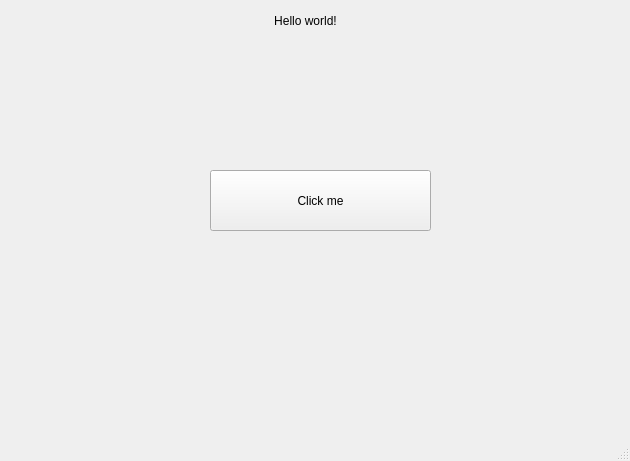
<?xml version="1.0" encoding="UTF-8"?>
<ui version="4.0">
 <class>MainWindow</class>
 <widget class="QMainWindow" name="MainWindow">
  <property name="geometry">
   <rect>
    <x>0</x>
    <y>0</y>
    <width>630</width>
    <height>461</height>
   </rect>
  </property>
  <property name="windowTitle">
   <string>MainWindow</string>
  </property>
  <widget class="QWidget" name="centralwidget">
   <widget class="QLabel" name="hello_world_text">
    <property name="geometry">
     <rect>
      <x>240</x>
      <y>10</y>
      <width>131</width>
      <height>21</height>
     </rect>
    </property>
    <property name="text">
     <string>Hello world!</string>
    </property>
    <property name="alignment">
     <set>Qt::AlignCenter</set>
    </property>
   </widget>
   <widget class="QPushButton" name="click_me">
    <property name="geometry">
     <rect>
      <x>210</x>
      <y>170</y>
      <width>221</width>
      <height>61</height>
     </rect>
    </property>
    <property name="text">
     <string>Click me</string>
    </property>
   </widget>
  </widget>
  <widget class="QMenuBar" name="menubar">
   <property name="geometry">
    <rect>
     <x>0</x>
     <y>0</y>
     <width>630</width>
     <height>21</height>
    </rect>
   </property>
  </widget>
  <widget class="QStatusBar" name="statusbar"/>
 </widget>
 <resources/>
 <connections/>
</ui>
